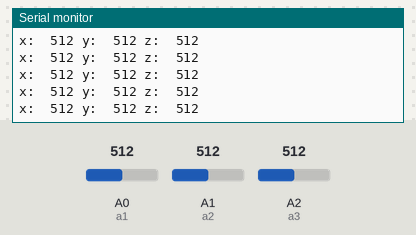
The sketch below on a simulated Arduino Uno, built with avr-gcc and run on an emulated ATmega328P. On the bench: the last lines printed to the serial monitor. The inputs (shaded band) are chosen by the test bench; at power-on: A0 (a1) = 512, A1 (a2) = 512, A2 (a3) = 512.

Above: at 5.7 s.
5.8 s: A0 (a1) set to 991
At 5.86 s:
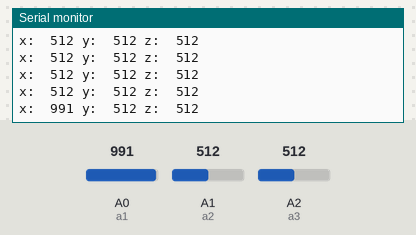
8.8 s: A0 (a1) set to 1014
At 8.89 s:
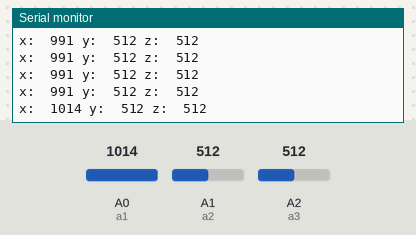
Timing chart, 0 to 11.8 s (numbered marks = the images above; inputs shaded):
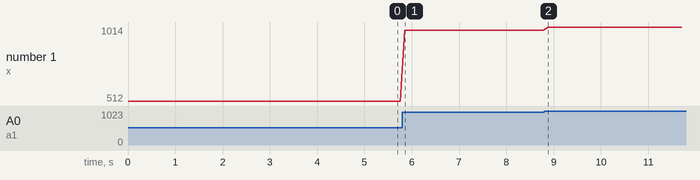

Measured:
- after the input at 5.8 s, the serial monitor: prints a new line after 0.05 s (image 1)
- after the input at 8.8 s, the serial monitor: prints a new line after 0.08 s (image 2)
- plotted number 1: 512 → 991 after the input at 5.8 s, 991 → 1014 after the input at 8.8 s

The sketch:

ADXL335_Module.ino
```cpp
//www.elegoo.com
//2016.06.13

int x, y, z;
int a1 = A0;
int a2 = A1;
int a3 = A2;
void setup()
{
  pinMode(a1,INPUT);
  pinMode(a2,INPUT);
  pinMode(a3,INPUT);
  Serial.begin(9600);
}
void loop()
{
  x = analogRead(a1);
  y = analogRead(a2);
  z = analogRead(a3);
  Serial.print("x:  ");
  Serial.print(x, DEC);
  Serial.print(" ");
 Serial.print("y:  ");
  Serial.print(y, DEC);
  Serial.print(" ");
 Serial.print("z:  ");
  Serial.println(z, DEC);
  delay(100);
}
```
